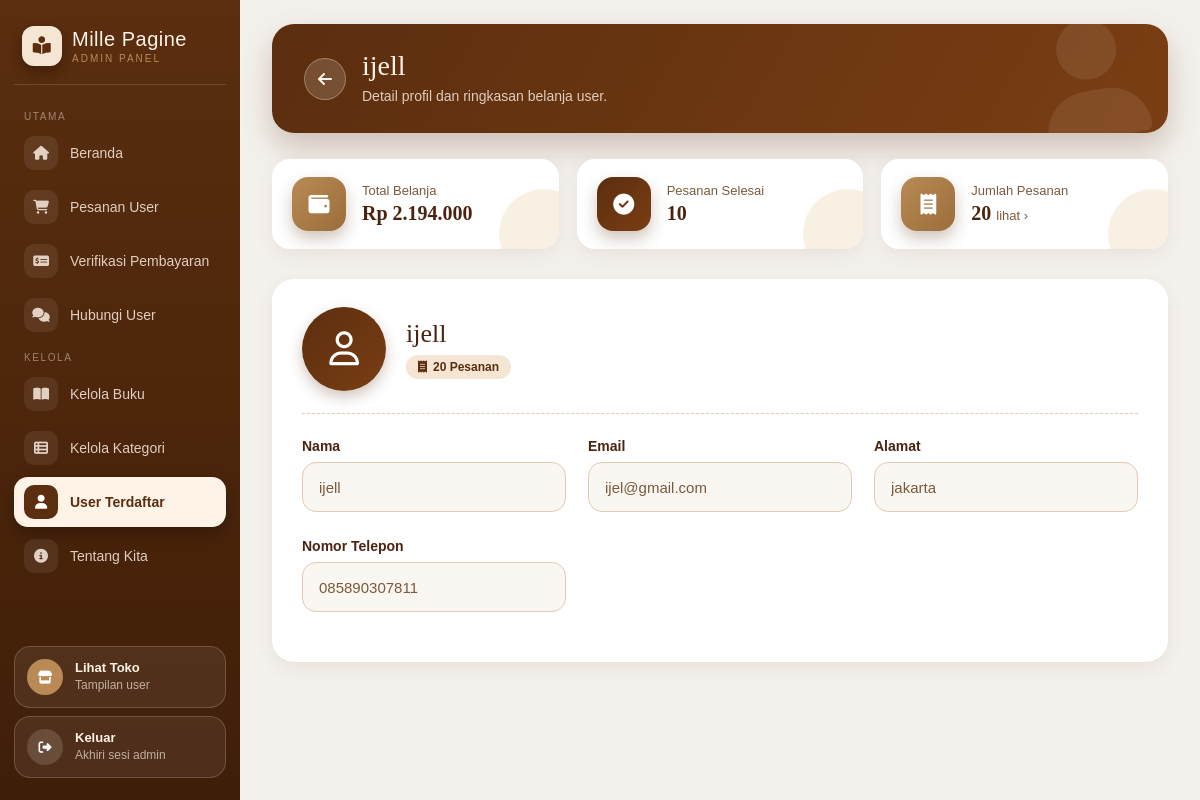
Screenshot of /bookstore/admin detail.php?id=2 (signed in) with the database file from the repository.
### tables this page shows
CREATE TABLE `users` (
  `id` int(11) NOT NULL,
  `nama` varchar(100) NOT NULL,
  `email` varchar(100) NOT NULL,
  `alamat` text NOT NULL,
  `telepon` varchar(20) NOT NULL,
  `password` varchar(255) NOT NULL,
  `role` enum('user','admin') NOT NULL
);

### bookstore/admin detail.php (the view, shortened to what this page needs)
<?php
include 'koneksi.php';
$id = $_GET['id'];
$user = mysqli_fetch_assoc(
    mysqli_query($conn, "SELECT * FROM users WHERE id='$id'")
);
$jumlah_pesanan = mysqli_fetch_assoc(
    mysqli_query($conn,
    "SELECT COUNT(*) as total FROM pesanan WHERE user_id='$id'")
)['total'];
$total_belanja = mysqli_fetch_assoc(
    mysqli_query($conn,
    "SELECT SUM(total) as total FROM pesanan WHERE user_id='$id'")
)['total'] ?? 0;
$pesanan_selesai = mysqli_fetch_assoc(
    mysqli_query($conn,
    "SELECT COUNT(*) as total
     FROM pesanan
     WHERE user_id='$id' AND status='Selesai'")
)['total'];
?>
<!DOCTYPE html>
<html lang="id">
<head>
<link rel="stylesheet" href="https://cdnjs.cloudflare.com/ajax/libs/font-awesome/6.5.2/css/all.min.css">
<link rel="stylesheet" href="admin.css">
</head>
<body>
<div class="wrapper">
    <?php $halaman_aktif = 'user'; include 'admin_sidebar.php'; ?>
    <div class="content">
        <div class="page-head anim">
            <i class="fa-solid fa-user deco"></i>
            <div class="page-head-main">
                <a href="admin user.php" class="back" title="Kembali"><i class="fa-solid fa-arrow-left"></i></a>
                <div>
                    <h1><?= htmlspecialchars($user['nama']); ?></h1>
                    <p>Detail profil dan ringkasan belanja user.</p>
                </div>
            </div>
        </div>
        <div class="stats">
            <div class="stat-card anim" style="--i:1">
                <div class="stat-icon emas"><i class="fa-solid fa-wallet"></i></div>
                <div class="stat-text">
                    <div class="label">Total Belanja</div>
                    <div class="value">Rp <?= number_format($total_belanja,0,',','.'); ?></div>
                </div>
            </div>
            <div class="stat-card anim" style="--i:2">
                <div class="stat-icon"><i class="fa-solid fa-circle-check"></i></div>
                <div class="stat-text">
                    <div class="label">Pesanan Selesai</div>
                    <div class="value"><?= (int)$pesanan_selesai; ?></div>
                </div>
            </div>
            <a href="detail_pesanan.php?user_id=<?= (int)$user['id']; ?>" class="stat-card anim" style="--i:3">
                <div class="stat-icon emas"><i class="fa-solid fa-receipt"></i></div>
                <div class="stat-text">
                    <div class="label">Jumlah Pesanan</div>
                    <div class="value"><?= (int)$jumlah_pesanan; ?> <small>lihat &rsaquo;</small></div>
                </div>
            </a>
        </div>
        <div class="profile-card anim" style="--i:2">
            <div class="profile-top">
                <div class="avatar besar"><i class="fa-regular fa-user"></i></div>
                <div>
                    <h2><?= htmlspecialchars($user['nama']); ?></h2>
                    <a class="badge badge-link" href="detail_pesanan.php?user_id=<?= (int)$user['id']; ?>">
                        <i class="fa-solid fa-receipt"></i> <?= (int)$jumlah_pesanan; ?> Pesanan
                    </a>
                </div>
            </div>
            <div class="profile-grid">
                <div class="form-group">
                    <label>Nama</label>
                    <input type="text" class="form-control" value="<?= htmlspecialchars($user['nama']); ?>" readonly>
                </div>
                <div class="form-group">
                    <label>Email</label>
                    <input type="email" class="form-control" value="<?= htmlspecialchars($user['email']); ?>" readonly>
                </div>
                <div class="form-group">
                    <label>Alamat</label>
                    <input type="text" class="form-control" value="<?= htmlspecialchars($user['alamat'] ?? ''); ?>" readonly>
                </div>
                <div class="form-group">
                    <label>Nomor Telepon</label>
                    <input type="text" class="form-control" value="<?= htmlspecialchars($user['telepon'] ?? ''); ?>" readonly>
                </div>
            </div>
        </div>
    </div>
</div>
</body>
</html>

### rows the page displays
users: nama "ijell", email "ijel@gmail.com", alamat "jakarta", telepon "085890307811"

### other values shown
$grup "UTAMA"
$nama "Beranda"
$nama "Pesanan User"
$nama "Verifikasi Pembayaran"
$nama "Hubungi User"
$grup "KELOLA"
$nama "Kelola Buku"
$nama "Kelola Kategori"
$nama "User Terdaftar"
$nama "Tentang Kita"
$total_belanja "2.194.000"
$pesanan_selesai "10"
$jumlah_pesanan "20"
